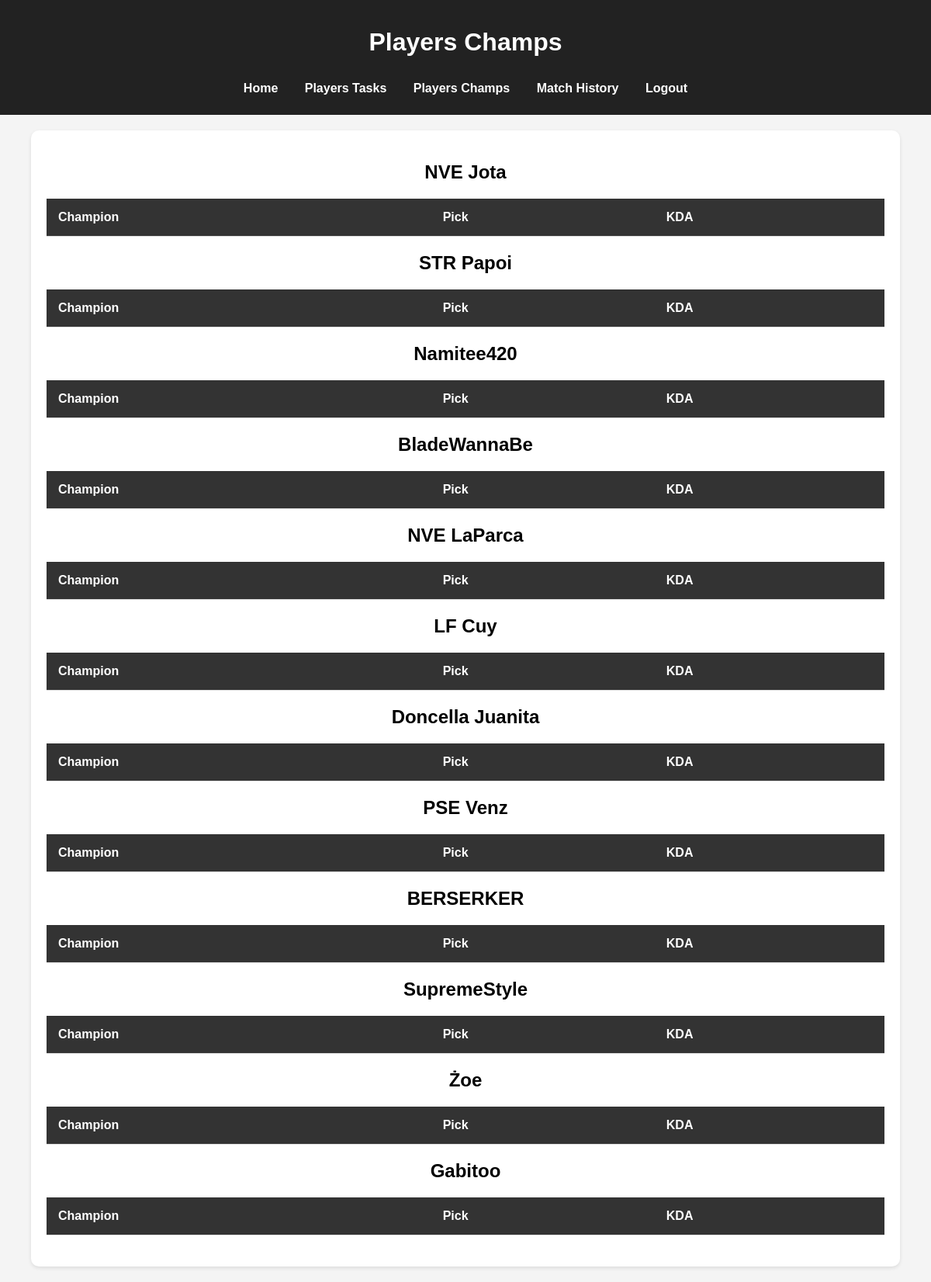
The app's page /players-champs (signed in) with its own data.
### tables this page shows
CREATE TABLE players (
                id INTEGER PRIMARY KEY AUTOINCREMENT,
                puuid TEXT UNIQUE,
                summoner_name TEXT UNIQUE,
                account_id TEXT,
                summoner_level INTEGER,
                profile_icon_id INTEGER,
                revision_date INTEGER,
                points INTEGER DEFAULT 0,
                last_update TIMESTAMP DEFAULT CURRENT_TIMESTAMP
            );

### league_tasks_backend.py (the view)
@app.route('/players-champs', methods=['GET'])
@login_required
def get_players_champs():
    players = query_db("SELECT summoner_name, profile_icon_id, puuid FROM players", db='league_tasks')
    result = {}
    for player in players:
        summoner_name = player['summoner_name']
        profile_icon_id = player['profile_icon_id']
        puuid = player['puuid']
        result[summoner_name] = {
            "profile_icon_id": profile_icon_id,
            "puuid": puuid,
            "total_games": 0,
            "total_wins": 0,
            "champs": []
        }
        player_champs = query_db("""
            SELECT champion_id, games_played, total_kills, total_deaths, total_assists, total_gold, total_damage, total_wins
            FROM champion_stats
            WHERE puuid = ?
        """, (puuid,), db='match_history')
        for champ_stats in player_champs:
            champion_id = champ_stats['champion_id']
            champion_name = champions.get(champion_id, "Unknown Champion")
            games_played = champ_stats['games_played']
            total_kills = champ_stats['total_kills']
            total_deaths = champ_stats['total_deaths']
            total_assists = champ_stats['total_assists']
            total_gold = champ_stats['total_gold']
            total_damage = champ_stats['total_damage']
            total_wins = champ_stats['total_wins']
            result[summoner_name]["total_games"] += games_played
            result[summoner_name]["total_wins"] += total_wins
            champ_stats = {
                "games_played": games_played,
                "total_kills": total_kills,
                "total_deaths": total_deaths,
                "total_assists": total_assists,
                "kda": round((total_kills + total_assists) / max(1, total_deaths), 2),
                "win_ratio": round((total_wins / games_played) * 100, 2) if games_played > 0 else 0,
                "total_gold": total_gold,
                "total_damage": total_damage
            }
            result[summoner_name]["champs"].append({
                "champion_id": champion_id,
                "champion_name": champion_name,
                **champ_stats
            })
        result[summoner_name]["champs"] = sorted(result[summoner_name]["champs"], key=lambda x: x['games_played'], reverse=True)[:6]
    return render_template('players_champs.html', players_champs=result)

### league_tasks_backend.py (called while the page is built)
@login_manager.user_loader
def load_user(user_id):
    user = query_db("SELECT id, username, password, role, puuid, summoner_name FROM users WHERE id = ?", (user_id,), one=True)
    if user:
        return User(user['id'], user['username'], user['password'], user['role'], user['puuid'], user['summoner_name'])
    return None

def get_db():
    conn = sqlite3.connect('league_tasks.db', timeout=30, detect_types=sqlite3.PARSE_DECLTYPES)
    conn.row_factory = sqlite3.Row  # Esto permite acceder a las columnas por nombre
    return conn

def get_match_history_db():
    conn = sqlite3.connect('match_history.db', timeout=30, detect_types=sqlite3.PARSE_DECLTYPES)
    conn.row_factory = sqlite3.Row  # Esto permite acceder a las columnas por nombre
    return conn

def query_db(query, args=(), one=False, db='league_tasks'):
    with db_lock:
        if db == 'league_tasks':
            conn = get_db()
        elif db == 'match_history':
            conn = get_match_history_db()
        else:
            raise ValueError("Invalid database specified")
        cursor = conn.execute(query, args)
        rv = cursor.fetchall()
        cursor.close()
        conn.commit()
        conn.close()
        return (rv[0] if rv else None) if one else rv

### templates/players_champs.html (shortened to what this page needs)
<!DOCTYPE html>
<html lang="en">
<head>
    <link rel="stylesheet" href="{{ url_for('static', filename='css/styles.css') }}">
</head>
<body>
    <header>
        <h1>Players Champs</h1>
        <nav>
            <ul>
                <li><a href="/">Home</a></li>
                <li><a href="/players-tasks">Players Tasks</a></li>
                <li><a href="/players-champs">Players Champs</a></li>
                <li><a href="/match-history">Match History</a></li>
                <li><a href="/logout">Logout</a></li>
            </ul>
        </nav>
    </header>
    <div class="content">
        {% for summoner_name, data in players_champs.items() %}
            <h2>{{ summoner_name }}</h2>
            <table>
                <thead>
                    <tr>
                        <th>Champion</th>
                        <th>Pick</th>
                        <th>KDA</th>
                    </tr>
                </thead>
            </table>
        {% endfor %}
    </div>
</body>
</html>

### static/css/styles.css (style rules this page uses)
body { font-family: Arial, sans-serif; background-color: #f4f4f4; margin: 0; padding: 0; }
header { background: #222; color: white; padding: 15px 0; text-align: center; }
nav ul { list-style: none; padding: 0; }
nav ul li { display: inline; margin: 0 15px; }
nav ul li a { color: white; text-decoration: none; }

### templates/players_champs.html (style rules this page uses)
body { font-family: Arial, sans-serif; background-color: #f4f4f4; margin: 0; padding: 0; }
h1 { text-align: center; color: #ffffff; }
h2 { text-align: center; color: #000000; }
.content { margin: 20px auto; width: 90%; max-width: 1200px; background: #fff; border-radius: 10px; box-shadow: 0 2px 5px rgba(0, 0, 0, 0.1); padding: 20px; }
nav { background: #222; padding: 10px 0; }
nav ul { list-style: none; text-align: center; margin: 0; padding: 0; }
nav ul li { display: inline; margin: 0 15px; }
nav ul li a { color: #fff; text-decoration: none; font-weight: bold; }
table { width: 100%; border-collapse: collapse; margin: 20px 0; text-align: left; }
table thead { background-color: #f4f4f4; }
table th, table td { padding: 15px; border-bottom: 1px solid #ddd; }
table th { background-color: #333; color: white; }

### records on screen
players: summoner_name "NVE Jota"
players: summoner_name "STR Papoi"
players: summoner_name "Namitee420"
players: summoner_name "BladeWannaBe"
players: summoner_name "NVE LaParca"
players: summoner_name "LF Cuy"
players: summoner_name "Doncella Juanita"
players: summoner_name "PSE Venz"
players: summoner_name "BERSERKER"
players: summoner_name "SupremeStyle"
players: summoner_name "Żoe"
players: summoner_name "Gabitoo"
